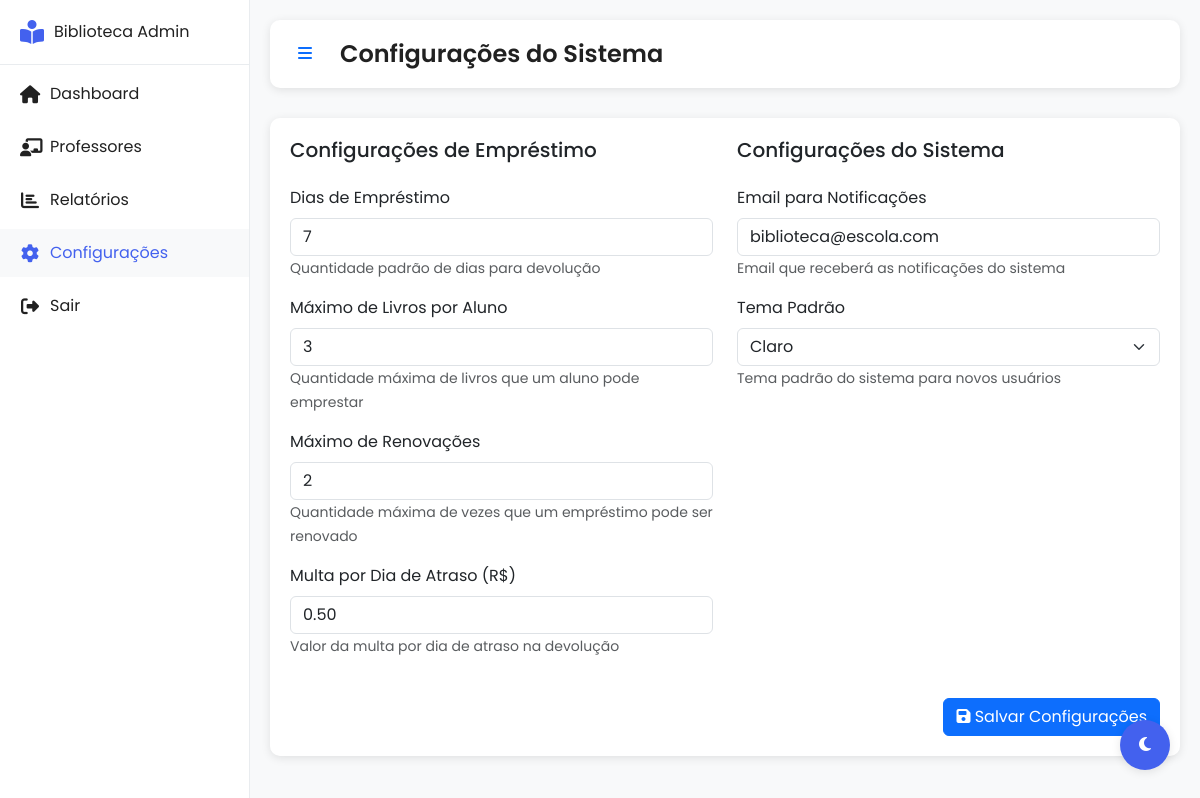
Page /frontend/admin/configuracoes.php (signed in) on the committed database.
### tables this page shows
CREATE TABLE `configuracoes` (
  `id` int(11) NOT NULL,
  `dias_emprestimo` int(11) NOT NULL DEFAULT 7,
  `max_livros_aluno` int(11) NOT NULL DEFAULT 3,
  `max_renovacoes` int(11) NOT NULL DEFAULT 2,
  `multa_dia_atraso` decimal(10,2) NOT NULL DEFAULT 0.50,
  `backup_automatico` tinyint(1) NOT NULL DEFAULT 1,
  `email_notificacao` varchar(255) NOT NULL,
  `tema_padrao` enum('light','dark') NOT NULL DEFAULT 'light',
  `data_atualizacao` timestamp NOT NULL DEFAULT current_timestamp() ON UPDATE current_timestamp()
);

### frontend/admin/configuracoes.php (the view, shortened to what this page needs)
<?php
require_once '../../includes/conn.php';
$stmt = $conn->prepare("SELECT * FROM configuracoes WHERE id = 1");
$stmt->execute();
$config = $stmt->get_result()->fetch_assoc();
?>
<!DOCTYPE html>
<html lang="pt" data-theme="light">
<head>
    <link href="https://cdn.jsdelivr.net/npm/bootstrap@5.3.0/dist/css/bootstrap.min.css" rel="stylesheet">
    <link rel="stylesheet" href="https://cdnjs.cloudflare.com/ajax/libs/font-awesome/6.4.0/css/all.min.css">
    <link rel="stylesheet" href="css/admin.css">
</head>
<body>
    <div class="sidebar">
        <div class="sidebar-header">
            <i class="fas fa-book-reader"></i>
            <span>Biblioteca Admin</span>
        </div>
        <nav class="sidebar-nav">
            <ul>
                <li>
                    <a href="dashboard.php">
                        <i class="fas fa-home"></i>
                        <span>Dashboard</span>
                    </a>
                </li>
                <li>
                    <a href="professores.php">
                        <i class="fas fa-chalkboard-teacher"></i>
                        <span>Professores</span>
                    </a>
                </li>
                <li>
                    <a href="relatorios.php">
                        <i class="fas fa-chart-bar"></i>
                        <span>Relatórios</span>
                    </a>
                </li>
                <li class="active">
                    <a href="configuracoes.php">
                        <i class="fas fa-cog"></i>
                        <span>Configurações</span>
                    </a>
                </li>
                <li>
                    <a href="../logout.php">
                        <i class="fas fa-sign-out-alt"></i>
                        <span>Sair</span>
                    </a>
                </li>
            </ul>
        </nav>
    </div>
    <div class="main-content">
        <header class="content-header">
            <div class="header-left">
                <button id="sidebarToggle" class="btn btn-link">
                    <i class="fas fa-bars"></i>
                </button>
                <h1>Configurações do Sistema</h1>
            </div>
        </header>
        <div class="card">
            <div class="card-body">
                <form id="configForm">
                    <div class="row">
                        <div class="col-md-6">
                            <h5 class="mb-4">Configurações de Empréstimo</h5>
                            <div class="mb-3">
                                <label class="form-label">Dias de Empréstimo</label>
                                <input type="number" class="form-control" name="dias_emprestimo"
                                    value="<?php echo $config['dias_emprestimo']; ?>" min="1" max="30">
                                <small class="text-muted">Quantidade padrão de dias para devolução</small>
                            </div>
                            <div class="mb-3">
                                <label class="form-label">Máximo de Livros por Aluno</label>
                                <input type="number" class="form-control" name="max_livros_aluno"
                                    value="<?php echo $config['max_livros_aluno']; ?>" min="1" max="10">
                                <small class="text-muted">Quantidade máxima de livros que um aluno pode emprestar</small>
                            </div>
                            <div class="mb-3">
                                <label class="form-label">Máximo de Renovações</label>
                                <input type="number" class="form-control" name="max_renovacoes"
                                    value="<?php echo $config['max_renovacoes']; ?>" min="0" max="5">
                                <small class="text-muted">Quantidade máxima de vezes que um empréstimo pode ser renovado</small>
                            </div>
                            <div class="mb-3">
                                <label class="form-label">Multa por Dia de Atraso (R$)</label>
                                <input type="number" class="form-control" name="multa_dia_atraso"
                                    value="<?php echo $config['multa_dia_atraso']; ?>" step="0.01" min="0">
                                <small class="text-muted">Valor da multa por dia de atraso na devolução</small>
                            </div>
                        </div>
                        <div class="col-md-6">
                            <h5 class="mb-4">Configurações do Sistema</h5>
                            <div class="mb-3">
                                <label class="form-label">Email para Notificações</label>
                                <input type="email" class="form-control" name="email_notificacao"
                                    value="<?php echo $config['email_notificacao']; ?>">
                                <small class="text-muted">Email que receberá as notificações do sistema</small>
                            </div>
                            <div class="mb-3">
                                <label class="form-label">Tema Padrão</label>
                                <select class="form-select" name="tema_padrao">
                                    <option value="light" <?php echo $config['tema_padrao'] == 'light' ? 'selected' : ''; ?>>Claro</option>
                                </select>
                                <small class="text-muted">Tema padrão do sistema para novos usuários</small>
                            </div>
                        </div>
                    </div>
                    <div class="text-end mt-4">
                        <button type="button" class="btn btn-primary" onclick="salvarConfiguracoes()">
                            <i class="fas fa-save"></i> Salvar Configurações
                        </button>
                    </div>
                </form>
            </div>
        </div>
    </div>
    <button class="theme-toggle" id="themeToggle">
        <i class="fas fa-moon" id="themeIcon"></i>
    </button>
</body>
</html>

### frontend/admin/css/admin.css (style rules this page uses)
:root { --primary-color: #4361ee; --primary-hover: #3a56d4; --secondary-color: #f0f4f8; --text-color: #212121; --card-bg: #ffffff; --body-bg: #f8f9fa; --sidebar-bg: #ffffff; --sidebar-color: #212121; --sidebar-hover: #f8f9fa; --header-bg: #ffffff; --shadow-color: rgba(0, 0, 0, 0.1); --border-color: #e9ecef; }
body { font-family: 'Poppins', sans-serif; background-color: var(--body-bg); color: var(--text-color); transition: all 0.3s ease; margin: 0; padding: 0; }
.sidebar { position: fixed; left: 0; top: 0; height: 100vh; width: 250px; background-color: var(--sidebar-bg); border-right: 1px solid var(--border-color); transition: all 0.3s ease; z-index: 1000; }
.sidebar-header { padding: 20px; display: flex; align-items: center; gap: 10px; border-bottom: 1px solid var(--border-color); }
.sidebar-header i { font-size: 24px; color: var(--primary-color); }
.sidebar-nav ul { list-style: none; padding: 0; margin: 0; }
.sidebar-nav li { margin: 5px 0; }
.sidebar-nav a { display: flex; align-items: center; padding: 12px 20px; color: var(--sidebar-color); text-decoration: none; transition: all 0.3s ease; gap: 10px; }
.sidebar-nav a:hover, .sidebar-nav li.active a { background-color: var(--sidebar-hover); color: var(--primary-color); }
.sidebar-nav i { font-size: 18px; width: 20px; text-align: center; }
.main-content { margin-left: 250px; padding: 20px; transition: all 0.3s ease; }
.content-header { display: flex; justify-content: space-between; align-items: center; margin-bottom: 30px; padding: 15px; background-color: var(--header-bg); border-radius: 10px; box-shadow: 0 2px 10px var(--shadow-color); }
.header-left { display: flex; align-items: center; gap: 15px; }
.header-left h1 { margin: 0; font-size: 24px; font-weight: 600; }
.card { background-color: var(--card-bg); border: none; border-radius: 10px; box-shadow: 0 2px 10px var(--shadow-color); margin-bottom: 20px; }
.card-body { padding: 20px; }
.theme-toggle { position: fixed; bottom: 30px; right: 30px; width: 50px; height: 50px; border-radius: 50%; background-color: var(--primary-color); color: white; border: none; box-shadow: 0 2px 10px var(--shadow-color); cursor: pointer; transition: all 0.3s ease; z-index: 1000; }
.stats-card, .card { animation: fadeIn 0.5s ease forwards; }

### rows in the picture
configuracoes: dias_emprestimo "7", max_livros_aluno "3", max_renovacoes "2", multa_dia_atraso "0.50", email_notificacao "biblioteca@escola.com", tema_padrao "Claro"
